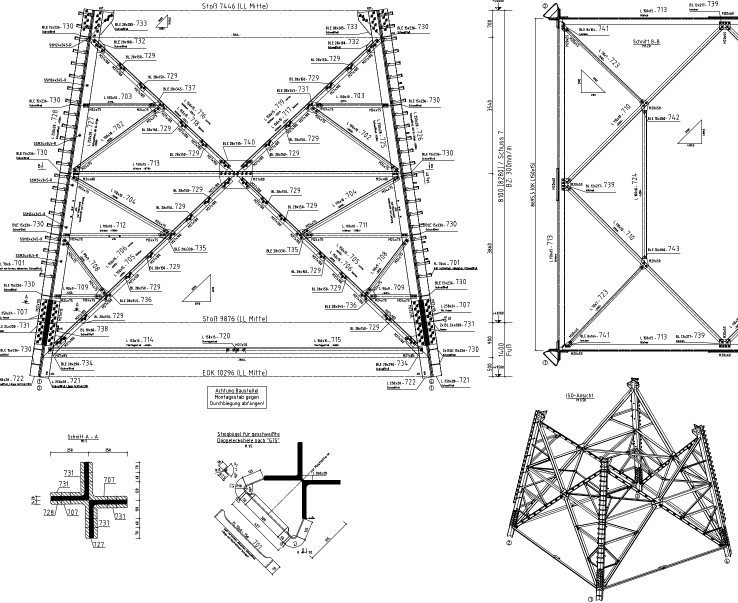
#> input picture Resource/Sample.png, 1476 x 1205 px (shown at 1/2 size)
$ python -i preprocess.py   (imports and definitions only)
#> lines starting #> are read from the running program, lines starting #| are printed output that depends on the picture; after the words box and inside, x2 and y2 are one past the last pixel; in counts of white or black regions, pixels touching at a corner belong together
"""Image load, safe paths, resize, optional denoise and mild deskew."""

from __future__ import annotations

from dataclasses import dataclass

import cv2
import numpy as np


@dataclass
class PreprocessResult:
    """Grayscale image ready for vectorization, with geometry metadata."""

    gray: np.ndarray
    scale: float  # multiply original pixel coord by this to get gray coord (if downscaled)
    original_shape: tuple[int, int]  # H, W of source before optional resize


def load_image_bgr(path: str) -> np.ndarray | None:
    """
    Load BGR image with Unicode path support on Windows.
    cv2.imread fails on non-ASCII paths; use imdecode + fromfile.
    """
    try:
        data = np.fromfile(path, dtype=np.uint8)
    except OSError:
        return None
    if data.size == 0:
        return None
    img = cv2.imdecode(data, cv2.IMREAD_COLOR)
    return img


def load_pdf_page_as_bgr(path: str, page_index: int = 0, dpi: float = 150) -> np.ndarray | None:
    """Rasterize one PDF page to BGR using PyMuPDF."""
    try:
        import fitz  # pymupdf
    except ImportError as e:
        raise RuntimeError("PDF input requires pymupdf. pip install pymupdf") from e

    doc = fitz.open(path)
    try:
        if page_index < 0 or page_index >= len(doc):
            return None
        page = doc.load_page(page_index)
        mat = fitz.Matrix(dpi / 72.0, dpi / 72.0)
        pix = page.get_pixmap(matrix=mat, alpha=False)
        arr = np.frombuffer(pix.samples, dtype=np.uint8).reshape(pix.height, pix.width, pix.n)
    finally:
        doc.close()

    if arr.shape[2] == 4:
        arr = cv2.cvtColor(arr, cv2.COLOR_RGBA2BGR)
    elif arr.shape[2] == 3 and pix.n == 3:
        # Pixmap is RGB
        arr = cv2.cvtColor(arr, cv2.COLOR_RGB2BGR)
    return arr


def _deskew_gray(gray: np.ndarray, max_angle_deg: float = 15.0) -> np.ndarray:
    """
    Rotate to cancel small skew using the minimum-area rectangle of the text/ink mask.
    No-op if angle unreliable or image too small.
    """
    h, w = gray.shape[:2]
    if h < 32 or w < 32:
        return gray

    _, binary = cv2.threshold(
        gray, 0, 255, cv2.THRESH_BINARY_INV + cv2.THRESH_OTSU
    )
    binary = cv2.morphologyEx(binary, cv2.MORPH_CLOSE, np.ones((3, 3), np.uint8))
    contours, _ = cv2.findContours(binary, cv2.RETR_EXTERNAL, cv2.CHAIN_APPROX_SIMPLE)
    if not contours:
        return gray
    c = max(contours, key=cv2.contourArea)
    if cv2.contourArea(c) < 0.01 * h * w:
        return gray

    rect = cv2.minAreaRect(c)
    angle = rect[-1]
    if angle < -45:
        angle = 90 + angle
    elif angle > 45:
        angle = angle - 90

    if abs(angle) > max_angle_deg or abs(angle) < 0.1:
        return gray

    center = (w * 0.5, h * 0.5)
    m = cv2.getRotationMatrix2D(center, angle, 1.0)
    return cv2.warpAffine(
        gray,
        m,
        (w, h),
        flags=cv2.INTER_LINEAR,
        borderMode=cv2.BORDER_REPLICATE,
    )


def preprocess(
    bgr: np.ndarray,
    *,
    max_side: int | None = 4096,
    denoise: bool = True,
    deskew: bool = True,
) -> PreprocessResult:
    """
    Convert to grayscale, optionally denoise, deskew, and downscale large images.

    Edge cases:
    - Uniform/empty images still pass through; downstream may find no lines.
    - max_side None disables downscaling (may exhaust RAM on huge scans).
    """
    if bgr is None or bgr.size == 0:
        raise ValueError("Empty image")

    orig_h, orig_w = bgr.shape[:2]
    gray = cv2.cvtColor(bgr, cv2.COLOR_BGR2GRAY)

    if denoise:
        gray = cv2.bilateralFilter(gray, d=5, sigmaColor=25, sigmaSpace=25)

    if deskew:
        gray = _deskew_gray(gray)

    scale = 1.0
    h, w = gray.shape[:2]
    if max_side is not None:
        m = max(h, w)
        if m > max_side:
            scale = max_side / float(m)
            new_w = int(round(w * scale))
            new_h = int(round(h * scale))
            new_w = max(1, new_w)
            new_h = max(1, new_h)
            gray = cv2.resize(gray, (new_w, new_h), interpolation=cv2.INTER_AREA)

    return PreprocessResult(
        gray=gray,
        scale=scale,
        original_shape=(orig_h, orig_w),
    )

>>> import cv2
>>> picture = cv2.imread('../../Resource/Sample.png')
#> picture is the input picture: shape (1205, 1476, 3); mean B, G, R 233.8, 233.8, 233.8
>>> result = preprocess(picture)
#> in _deskew_gray, `_, binary = cv2.threshold( gray, 0, 255, cv2.THRESH_BINARY_INV + cv2.T..`:
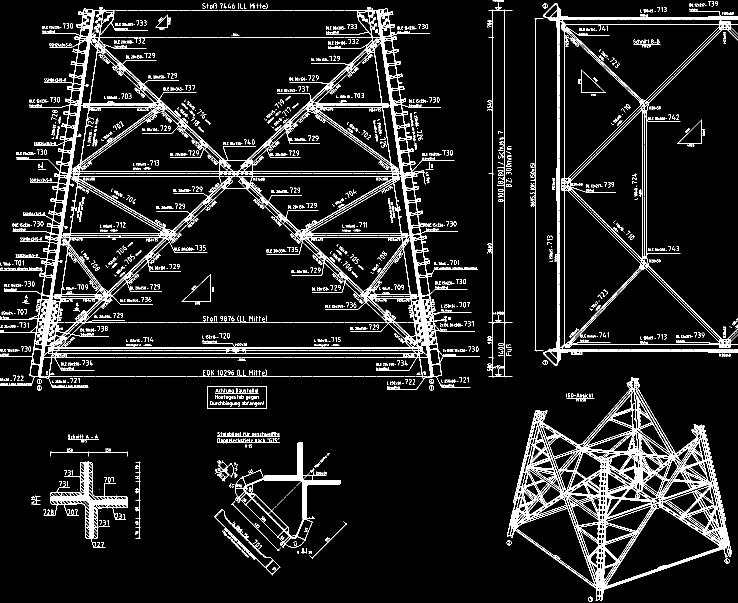
#> binary: shape (1205, 1476) (shown at 1/2 size); 8.7% white in thin lines or dots
#> in _deskew_gray, `binary = cv2.morphologyEx(binary, cv2.MORPH_CLOSE, np.ones((3, 3), np...`:
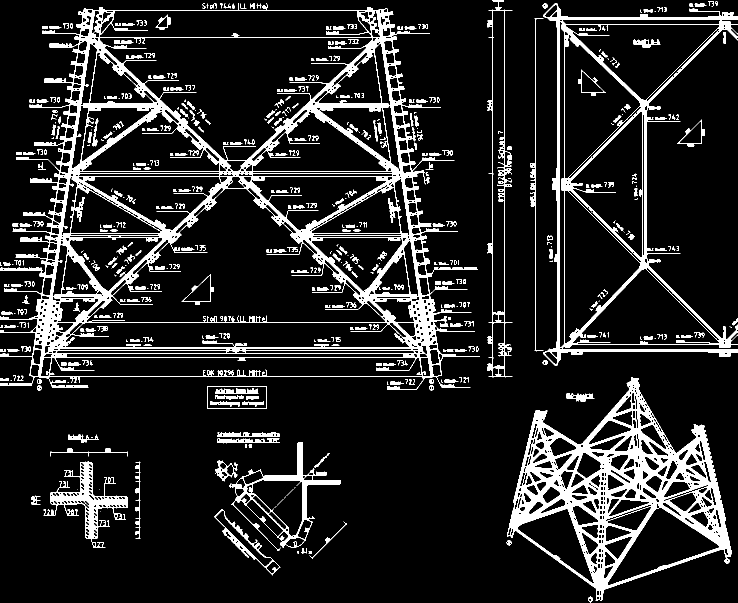
#> binary: shape (1205, 1476) (shown at 1/2 size); 12.1% white; 501 white regions (139 under 20 px)
#> in _deskew_gray, `contours, _ = cv2.findContours(binary, cv2.RETR_EXTERNAL, cv2.CHAIN_AP..`: contours = 177 contours, 68 with area under 20; largest, box (x1, y1, x2, y2) and area: (0, 6, 960, 779) 533846, (1086, 6, 1476, 732) 150144, (1014, 755, 1464, 1202) 114573, (975, 0, 1025, 755) 19088, (459, 884, 681, 1095) 16529
#> in _deskew_gray, `c = max(contours, key=cv2.contourArea)`: c = contour of 2155 points, box (x1, y1, x2, y2) (0, 6, 960, 779), area 533846
#> in _deskew_gray, `rect = cv2.minAreaRect(c)`: rect = ((480.5, 391.2), (770.9, 959.8), -89.74)
#> in _deskew_gray, `angle = rect[-1]`: angle = -89.74
#> in _deskew_gray, `angle = 90 + angle`: angle = 0.257
#> in _deskew_gray, `m = cv2.getRotationMatrix2D(center, angle, 1.0)`: m = [[1, 0.00448, -2.69], [-0.00448, 1, 3.31]]
#> in _deskew_gray, `return cv2.warpAffine( gray, m, (w, h), flags=cv2.INTER_LINEAR, border..`:
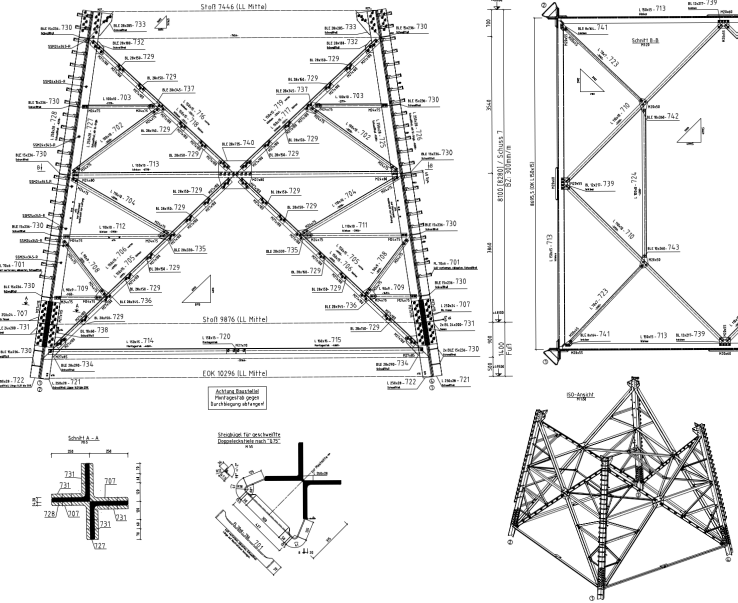
#> returned value: shape (1205, 1476) (shown at 1/2 size); min 0, max 255, mean 233.7
